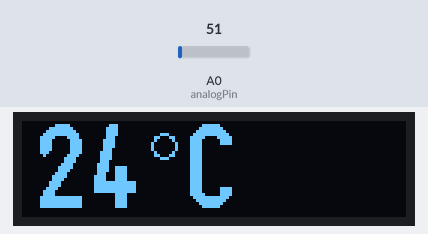
A sketch run on a simulated Arduino Uno, built with avr-gcc and run on an emulated ATmega328P. Parts: 128×32 one-colour display. Inputs (shaded band) come from the test bench; at power-on: A0 (analogPin) = 51.

Above: at 5.8 s.
5.9 s: A0 (analogPin) set to 61
At 11.1 s:
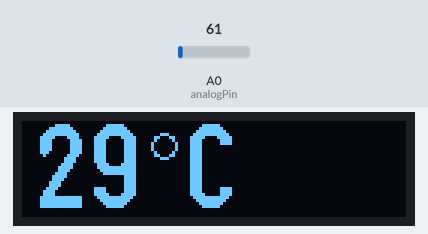
11.9 s: A0 (analogPin) set to 30
At 15.9 s:
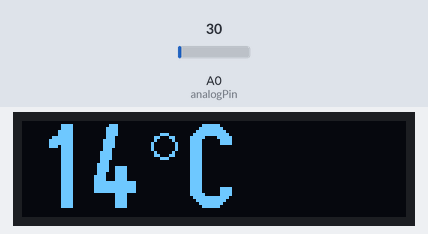
17.9 s: A0 (analogPin) set to 15
At 20.6 s:
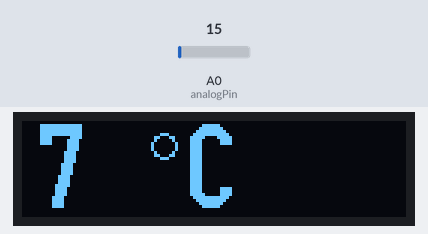
Timing chart, 0 to 22.1 s (numbered marks = the images above; inputs shaded):
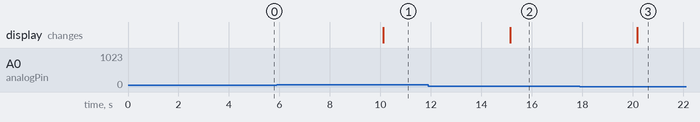

The sketch:

LM35.ino
```cpp
//https://github.com/olikraus/u8g2/wiki/u8g2reference

#include <Arduino.h>
#include <U8g2lib.h>
#include <SPI.h>
#include <Wire.h>

U8G2_SSD1306_128X32_UNIVISION_F_HW_I2C u8g2(U8G2_R0);

int analogPin = 0; // pino do LM35 (sensor de temperatura)
int valAnalog;
int temperatura;
int temp;

void setup(void) {
   u8g2.begin();
}

void loop(void) {
    valAnalog = analogRead(analogPin);
    temp = ( 5 * valAnalog * 100) / 1024 ;
    if(temp > 0){
      temperatura = temp;
    }

//   u8g2.clearBuffer();					// clear the internal memory
//   u8g2.setFont(u8g2_font_logisoso28_tr);  // choose a suitable font at https://github.com/olikraus/u8g2/wiki/fntlistall
//   u8g2.drawStr(8,29,"MARCO");	// write something to the internal memory
//   u8g2.sendBuffer();					// transfer internal memory to the display
//   delay(3000);

//   u8g2.clearBuffer();         // clear the internal memory
//   u8g2.setFont(u8g2_font_logisoso28_tr);  // choose a suitable font at https://github.com/olikraus/u8g2/wiki/fntlistall
//   u8g2.drawStr(10,29,"eh um");  // write something to the internal memory
//   u8g2.sendBuffer();         // transfer internal memory to the display
//   delay(800);
//
//   u8g2.clearBuffer();         // clear the internal memory
//   u8g2.setFont(u8g2_font_logisoso28_tr);  // choose a suitable font at https://github.com/olikraus/u8g2/wiki/fntlistall
//   u8g2.drawStr(10,29,"cara");  // write something to the internal memory
//   u8g2.sendBuffer();         // transfer internal memory to the display
//   delay(800);
//
//   u8g2.clearBuffer();         // clear the internal memory
//   u8g2.setFont(u8g2_font_logisoso28_tr);  // choose a suitable font at https://github.com/olikraus/u8g2/wiki/fntlistall
//   u8g2.drawStr(4,29,"legal");  // write something to the internal memory
//   u8g2.sendBuffer();         // transfer internal memory to the display
//   delay(2000);

    u8g2.clearBuffer();         // clear the internal memory
    u8g2.setFont(u8g2_font_logisoso28_tr); // choose a suitable font at https://github.com/olikraus/u8g2/wiki/fntlistall
    u8g2.setCursor(4, 29);
    u8g2.print(temperatura);
    u8g2.drawCircle(47,8,4);
    u8g2.drawStr( 54, 29, "C");
    u8g2.sendBuffer(); // transfer internal memory to the display
    delay(5000);

}
```

Measured:
- after the input at 5.9 s, the display: changes after 4.2 s (image 1)
- after the input at 11.9 s, the display: changes after 3.2 s (image 2)
- after the input at 17.9 s, the display: changes after 2.3 s (image 3)
